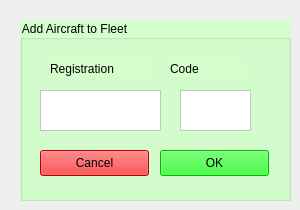
      <widget class="QWidget" name="tab">
       <attribute name="title">
        <string>Add Aircraft</string>
       </attribute>
       <widget class="QGroupBox" name="Add2FleetBox">
        <property name="geometry">
         <rect>
          <x>20</x>
          <y>20</y>
          <width>271</width>
          <height>181</height>
         </rect>
        </property>
        <property name="styleSheet">
         <string notr="true">background-color: rgb(212, 255, 205);</string>
        </property>
        <property name="title">
         <string>Add Aircraft to Fleet</string>
        </property>
        <widget class="QTextEdit" name="Add2FleetRegEdit">
         <property name="geometry">
          <rect>
           <x>20</x>
           <y>70</y>
           <width>121</width>
           <height>41</height>
          </rect>
         </property>
         <property name="styleSheet">
          <string notr="true">background-color: rgb(255, 255, 255);</string>
         </property>
        </widget>
        <widget class="QLabel" name="Add2FleetRegLabel">
         <property name="geometry">
          <rect>
           <x>30</x>
           <y>40</y>
           <width>101</width>
           <height>17</height>
          </rect>
         </property>
         <property name="text">
          <string>Registration</string>
         </property>
        </widget>
        <widget class="QLabel" name="Add2FleetCodeLabel">
         <property name="geometry">
          <rect>
           <x>150</x>
           <y>40</y>
           <width>71</width>
           <height>17</height>
          </rect>
         </property>
         <property name="text">
          <string>Code</string>
         </property>
        </widget>
        <widget class="QTextEdit" name="Add2FleetCodeEdit">
         <property name="geometry">
          <rect>
           <x>160</x>
           <y>70</y>
           <width>71</width>
           <height>41</height>
          </rect>
         </property>
         <property name="styleSheet">
          <string notr="true">background-color: rgb(255, 255, 255);</string>
         </property>
        </widget>
        <widget class="QPushButton" name="Add2FleetCancelButton">
         <property name="geometry">
          <rect>
           <x>20</x>
           <y>130</y>
           <width>109</width>
           <height>26</height>
          </rect>
         </property>
         <property name="styleSheet">
          <string notr="true">background-color: rgb(255, 0, 0);</string>
         </property>
         <property name="text">
          <string>Cancel</string>
         </property>
        </widget>
        <widget class="QPushButton" name="Add2FleetOkButton">
         <property name="geometry">
          <rect>
           <x>140</x>
           <y>130</y>
           <width>109</width>
           <height>26</height>
          </rect>
         </property>
         <property name="styleSheet">
          <string notr="true">background-color: rgb(0, 255, 0);</string>
         </property>
         <property name="text">
          <string>OK</string>
         </property>
        </widget>
       </widget>
      </widget>
